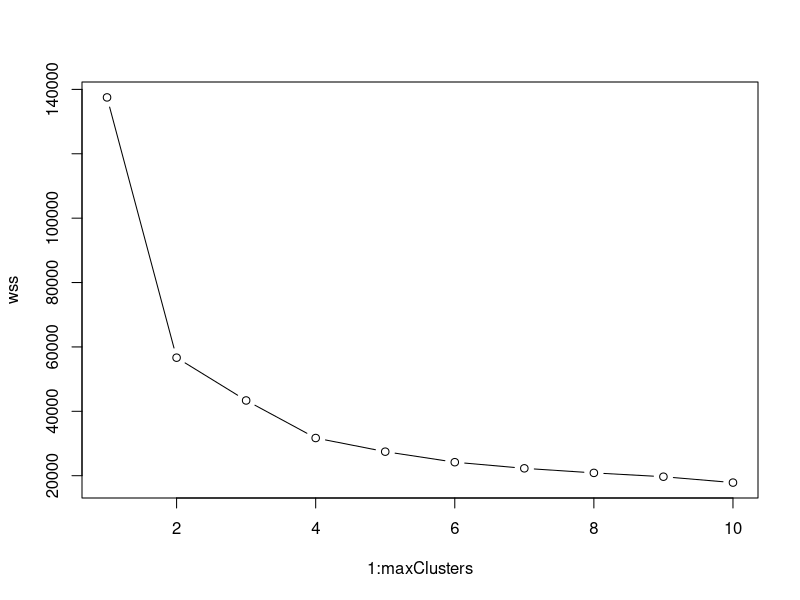
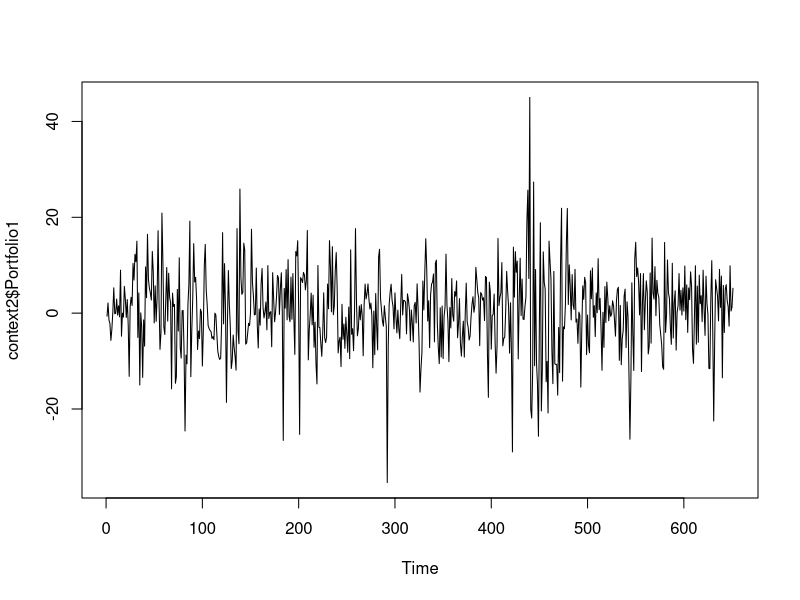
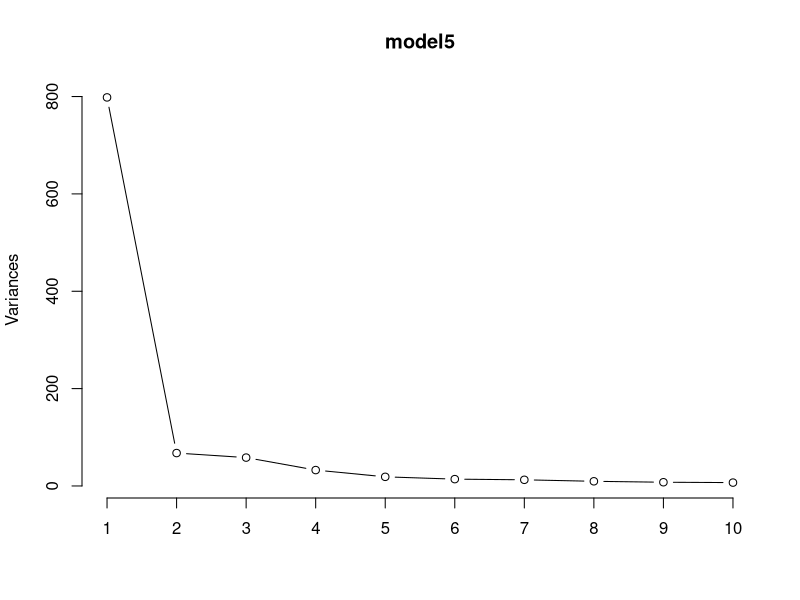

The R source for these figures, in order: (Note: this script raises an error after producing the figures.)
###############################################################
# Title:        ps5.r
# Name:         Amit Sawant     
# Date:         2017-12-05
# Description:  Problem set 5
###############################################################

rm(list=ls(all=TRUE))
library(data.table)
library(sandwich) 
library(lmtest) 


# Read wage1.csv to context1
context1 <- fread('WAGE1.csv')

#seed & clusters 
seed <-  2
maxClusters <- 10

wss <- rep(-1,maxClusters)
for( i in 1:maxClusters){
  set.seed(seed)
  model <- kmeans(context1,centers=i,nstart=10) 
  wss[i] <- model$tot.withinss
}
plot(1:maxClusters,wss,type='b') #elbow test on wss plot


# K means Clustering 
set.seed(seed)
model1 <- kmeans(context1,centers=3,nstart=10)
model1$centers

model1$centers[,2] #education

# Education
# 1        2        3 
# 10.96296 13.12548 12.72258 

model1$centers[,3] #experience

# Experience
# 1         2         3 
# 38.777778  5.946768 20.638710 

model1$centers[,4] #tenure

# Tenure
# 1         2         3 
# 11.657407  1.699620  6.316129

groups <- model1$cluster
groups                                          

# segment the data into three groups and run the following linear model for clusters 1, 2,and 3
context1$clusters <- groups
model2 <- lm(wage~educ+exper+tenure,data=context1[clusters==1])
model3 <- lm(wage~educ+exper+tenure,data=context1[clusters==2])
model4 <- lm(wage~educ+exper+tenure,data=context1[clusters==3])
           

#summary 
summary(model2)
summary(model3)
summary(model4)

# Interpretations 
# a) After using elbow test on the within sum of square plot, the optimal number of clusters for this data set is 3.

# b) We observe after clustering that in cluster 1 the exper and tenure means are largest whereas cluster 2 has 
#    lowest means for exp and tenure, we also observe that the wage means for cluster 1 and 2 is similar however 
#    cluster 3 is larger mean for wage. The education means for cluster 2 & 3 are similar wereas for cluster 1 is low.

# c) Model 3 we are observe that all the 3 variables educ, exper and tenure are significant and an increase in any 
#    of these variables increases wage, however experience doesn't seem to be significant in model 2 and model 4. 
#    we also observe that the coefficients of model 4 for educ and tenure are greater than model 2 , implying that the 
#    effect of increase in these variables will be higher in cluster 4 than cluster 2. 


# QUESTION 2 
library(tseries)

context2 <- read.csv('ffportfolios.csv')
Xdata <- context2[,2:33]
ts.plot(context2$Portfolio1)

kpss.test(context2$Portfolio1,null="Level") # Do not reject null
kpss.test(context2$Portfolio2,null="Level") # Do not reject null
kpss.test(context2$Portfolio3,null="Level") # Do not reject null
kpss.test(context2$Portfolio4,null="Level") # Do not reject null
kpss.test(context2$Portfolio5,null="Level") # Do not reject null
kpss.test(context2$Portfolio6,null="Level") # Do not reject null
kpss.test(context2$Portfolio7,null="Level") # Do not reject null
kpss.test(context2$Portfolio8,null="Level") # Do not reject null
kpss.test(context2$Portfolio9,null="Level") # Do not reject null
kpss.test(context2$Portfolio10,null="Level")# Do not reject null
kpss.test(context2$Portfolio11,null="Level")# Do not reject null
kpss.test(context2$Portfolio12,null="Level")# Do not reject null
kpss.test(context2$Portfolio13,null="Level")# Do not reject null
kpss.test(context2$Portfolio14,null="Level")# Do not reject null
kpss.test(context2$Portfolio15,null="Level")# Do not reject null
kpss.test(context2$Portfolio16,null="Level")# Do not reject null
kpss.test(context2$Portfolio17,null="Level")# Do not reject null
kpss.test(context2$Portfolio18,null="Level")# Do not reject null
kpss.test(context2$Portfolio19,null="Level")# Do not reject null
kpss.test(context2$Portfolio20,null="Level")# Do not reject null
kpss.test(context2$Portfolio21,null="Level")# Do not reject null
kpss.test(context2$Portfolio22,null="Level")# Do not reject null
kpss.test(context2$Portfolio23,null="Level")# Do not reject null
kpss.test(context2$Portfolio24,null="Level")# Do not reject null
kpss.test(context2$Portfolio25,null="Level")# Do not reject null
kpss.test(context2$Portfolio26,null="Level")# Do not reject null
kpss.test(context2$Portfolio27,null="Level")# Do not reject null
kpss.test(context2$Portfolio28,null="Level")# Do not reject null
kpss.test(context2$Portfolio29,null="Level")# Do not reject null
kpss.test(context2$Portfolio30,null="Level")# Do not reject null
kpss.test(context2$Portfolio31,null="Level")# Do not reject null
kpss.test(context2$Portfolio32,null="Level")# Do not reject null

############################
## Dimension reduction
############################
model5 <- prcomp(Xdata)  
# model5 <- prcomp(Xdata,center = TRUE,scale.=TRUE)   #standarizing data during pca 
screeplot(model5,type="lines") # looks like there are 1 principal component exmplains most of the variation 
print(model5)   # provides Standard deviation of each of the Principal Componenets and rotation ie x coeficient 
summary(model5)

#store factor in context2 & standardize 

context2$factor <- model5$x[,1]
factors <- model5$x[,1:2]
context2$scaledfactor <- scale(context2$factor)#standardizing the column to mean 0 and var 1 
context2$factors <- factors %*% solve(sqrtm(crossprod(factors))) * sqrt(nrow(factors)) 
context2$factorm <- context2$factor %*% solve(sqrtm(crossprod(context2$factor))) * sqrt(nrow(context2)) 
crossprod(context2$scaledfactor)/nrow(context2$scaledfactor)
cov(context2$scaledfactor) #mean zero, var one

# Values with standardized factor less than -2.58 
yearslessthan <- subset(context2,scaledfactor < -2.58)
yearslessthan$Year

# Secondary method for Standardizing and analyzing 
factor <- model5$x[,1]
factor2 <- model5$x[,2]
factors <- model5$x[,1:2]  # same as factor and factor 2 combined 
model5$rotation[,1]

# plotting to see first 2 components 
plot(factor,factor2)
boxplot(factor,factor2)
dim(model5$x)
biplot(model5, scale = 0) # to check scales 

# Interpretations 
# 
# a) Based on the screenplot the number of prinicpal components we should use is 1. 
# 
# b)  yearslessthan -2.58  
#  
#    [1] 1970.250 1973.833 1978.750 1980.167 1987.750 1998.583 2001.667 2002.500 2008.750 2009.083
#
#    This prinicipal component captures variations in the variables where there have been high negative returns during the years. 
#    We can see that most of the years where the factor is less than -2.58 , the protolio returns are highly negative. 
#    hence, this PCA component is capturing this variation across portfolios. 
